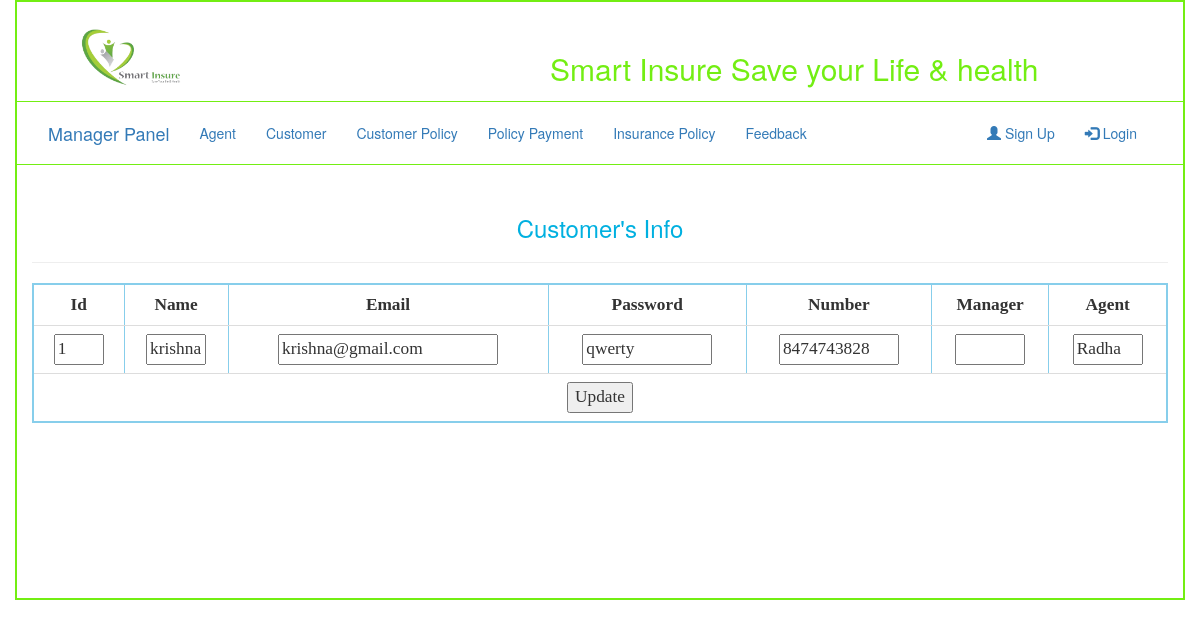
Screenshot of /manager/customer_update.php?Cid=1 with the database file from the repository.
### tables this page shows
CREATE TABLE `registration` (
  `id` int(11) NOT NULL,
  `name` varchar(50) NOT NULL,
  `email` varchar(50) NOT NULL,
  `password` varchar(30) NOT NULL,
  `num` varchar(12) NOT NULL,
  `userType` varchar(30) NOT NULL,
  `manager_name` varchar(50) NOT NULL,
  `agent_name` varchar(30) NOT NULL,
  `address` varchar(60) NOT NULL
);

### manager/customer_update.php (the view, shortened to what this page needs)
<?php
include "db.php";
?>
<!DOCTYPE html>
<html>
<head>
<link type="text/css" rel="stylesheet" href="../css/bootstrap.css"/>
</head>
<body>
<div class="container" style="border: 2px solid #73EE13; min-height: 600px">
	<div class="row" style="border-bottom: 1px solid #73EE13">
		<div class="col-sm-4"><a href="../index.php">
			<img src="../images/logo.png" class="img-responsive" height="150px" width="200px"></a>
		</div>
		<div class="col-sm-8" style="  margin-top: 30px; text-align: center ">
			<h2> <font color="#73EE13"> Smart Insure Save your Life & health </font>  </h2>
		</div>
	</div>
	<div class="row" style="border-bottom: 1px solid #73EE13">
		<div class="col-sm-12" style="margin-bottom: -15px; margin-top: 5px; ">
			<nav class="navbar navbar-fluid">
  <div class="container-fluid">
    <div class="navbar-header">
      <a class="navbar-brand" href="manager.php">Manager Panel</a>
    </div>
    <div class="collapse navbar-collapse" id="myNavbar">
      <ul class="nav navbar-nav">
        <li><a href="agent.php">Agent</a></li>
        <li><a href="manager_customer.php">Customer</a></li>
        <li><a href="customer_policy.php">Customer Policy</a></li>
        <li><a href="policy_payment.php">Policy Payment</a></li>
        <li><a href="insurance_policy.php">Insurance Policy </a></li>
        <li><a href="feedback.php">Feedback</a></li>
      </ul>
      <ul class="nav navbar-nav navbar-right">
       <?php
	if(isset($_SESSION['name'])){
		?>
	 <li><a href="#"> <?php echo strtoupper($_SESSION['name']); ?></a></li>
      <li><a href="../login/logout.php"><span class="glyphicon glyphicon-log-out"></span> Logout</a></li>
    <?php
}
else{
	echo "<li><a href='login/register.php'><span class='glyphicon glyphicon-user'></span> Sign Up</a></li>";
	echo "      <li><a href='login/login.php'><span class='glyphicon glyphicon-log-in'></span> Login</a></li>";
}
?> </ul>
    </div>
  </div>
</nav>
		</div>
	</div>
<div class="row">
<div class="col-sm-12" style="margin-top: 30px" >
<h3 align="center"><font color="sky blue"> Customer's Info</font></h3><hr>
<div class="table-responsive">
<table class="table table-hover " border="2px solid green" cellspacing="0px" cellpadding="10px" align="center" style="border: 2px solid skyblue; font-family: comic; font-size: 13pt; ">
<tr >
<th> <center>  Id </center> </th>
<th> <center>  Name </center> </th>
<th> <center>Email </center> </th>
<th> <center>Password </th>
<th> <center>Number </th>
<th> <center>Manager </th>
<th> <center>Agent </th>
</tr>
<?php
$Cid = $_GET['Cid'];
$qwery = "SELECT * from registration where id='$Cid'";
$run = mysqli_query($con, $qwery);
while ($row = mysqli_fetch_array($run, MYSQLI_BOTH)) {
 echo " <form action='customer_update.php' method='POST'>
   <tr align='center'>
   <td><input type='text' name='id' value='$row[id]' size='2' readonly></td>
   <td><input type='text' name='name' value='$row[name]' size='3'></td>
   <td><input type='text' name='email' value='$row[email]'size='19'></td>
   <td><input type='text' name='password' value='$row[password]'size='10'></td>
   <td><input type='text' name='number' value='$row[num]'size='9'></td>
   <td><input type='text' name='Mname' value='$row[manager_name]'  size='4'></td>
   <td><input type='text' name='Aname' value='$row[agent_name]'  size='4'></td></tr>
   <tr align='center'>
   <td colspan='7'><input type='submit' name='Update' value='Update'> </td> </tr>";
}
?>
</div>
</div>
</div>
</div>
</body>
</html>

### rows the page displays
registration: id "1", name "krishna", email "krishna@gmail.com", password "qwerty", number "8474743828", Aname "Radha"
